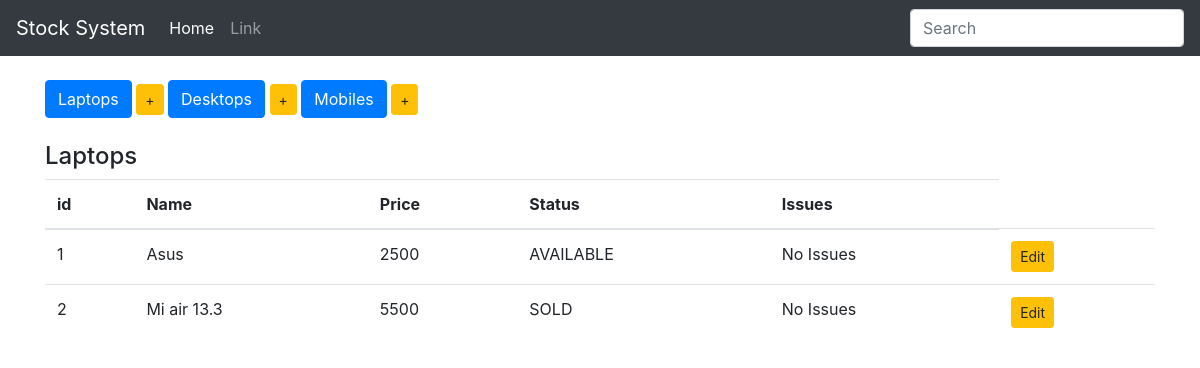
/show_laptops, run on an earlier commit of the app's database.
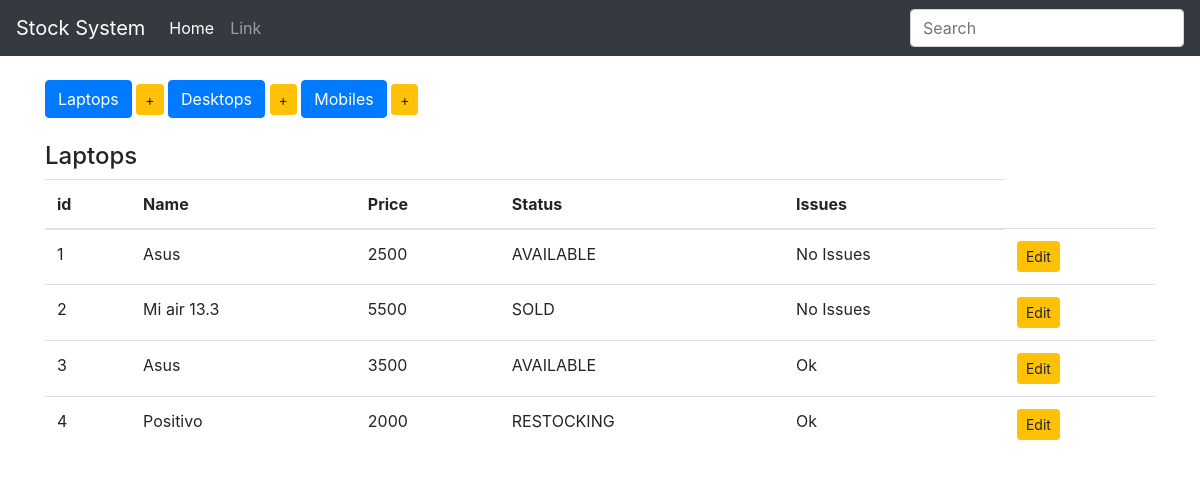
And on a later commit of the database.
### StockApp/models.py (models this page shows, shortened)
class Product(models.Model):
    name = models.CharField(max_length=100, blank=False)
    price = models.IntegerField()
    choices = (
        ('AVAILABLE', 'Ready to Purchase'),
        ('SOLD', 'Item Sold'),
        ('RESTOCKING', 'Under Restocking')
    )
    status = models.CharField(max_length=10, choices=choices, default='AVAILABLE')
    issues = models.CharField(max_length=100, default='Ok')
    class Meta:
        abstract = True

class Laptop(Product):
    pass

### StockApp/views.py (the view)
# urls.py: url(r'^show_laptops$', show_laptops, name='show_laptops'),
def show_laptops(request):
    items = Laptop.objects.all()
    context = {
        'items': items,
        'header': 'Laptops'
    }
    return render(request, 'index.html', context)

### StockApp/templates/index.html
{% extends 'base.html' %}
{% block body %}
    <br>
    <div class="button-group">
        <a href="{% url 'show_laptops' %}" class="btn btn-primary btn-md" role="button"> Laptops</a>
        <a href="{% url 'add_laptop' %}" class="btn btn-warning btn-sm" role="button"> +</a>
        <a href="{% url 'show_desktops' %}" class="btn btn-primary btn-md" role="button"> Desktops</a>
        <a href="{% url 'add_desktop' %}" class="btn btn-warning btn-sm" role="button"> +</a>
        <a href="{% url 'show_mobiles' %}" class="btn btn-primary btn-md" role="button"> Mobiles</a>
        <a href="{% url 'add_mobile' %}" class="btn btn-warning btn-sm" role="button"> +</a>
    </div>
    <br>
    <h4>{{ header }}</h4>
    <table class="table table-hover">
        <thead>
        <tr>
            <th>id</th>
            <th>Name</th>
            <th>Price</th>
            <th>Status</th>
            <th>Issues</th>
        </tr>
        </thead>
        <tbody>
        {% for item in items %}
            <tr>
                <td>{{ item.pk }}</td>
                <td>{{ item.name }}</td>
                <td>{{ item.price }}</td>
                <td>{{ item.status }}</td>
                <td>{{ item.issues }}</td>
                <td>
                    <a href="#" class="btn btn-warning btn-sm" role="button">Edit</a>
                </td>
            </tr>
        {% endfor %}
        </tbody>
    </table>
{% endblock %}

What changed in the data, as far as the page shows it:
added Laptop: pk "3", name "Asus", price "3500", status "AVAILABLE", issues "Ok"
added Laptop: pk "4", name "Positivo", price "2000", status "RESTOCKING", issues "Ok"
